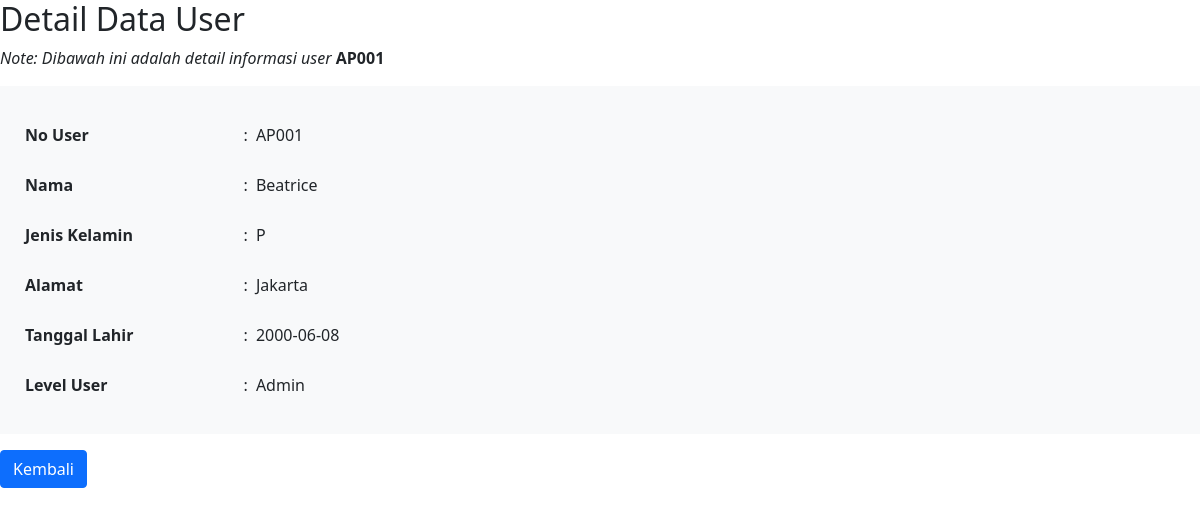
The page /perpus/member/detail-member.php?no_user=AP001 on the database its author committed.
### tables this page shows
CREATE TABLE `user` (
  `no_user` varchar(5) NOT NULL,
  `nama` varchar(50) NOT NULL,
  `jk_user` char(1) NOT NULL,
  `alamat_user` text NOT NULL,
  `tgl_lahir` date NOT NULL,
  `username` varchar(50) NOT NULL,
  `password` varchar(50) NOT NULL,
  `level` enum('Admin','User','Kepala Perpus') NOT NULL
);

### perpus/member/detail-member.php (the view, shortened to what this page needs)
<?php
if(isset($_GET['no_user'])){
    $no_user    =$_GET['no_user'];
}
else {
    die ("Error. No ID Selected!");
}
    include "./koneksi.php";
    $query    =mysqli_query($koneksi, "SELECT * FROM user WHERE no_user='$no_user'");
    $result    =mysqli_fetch_array($query);
?>
<!DOCTYPE html>
<html lang="en">
<head>
    <link href="https://cdn.jsdelivr.net/npm/bootstrap@5.0.0/dist/css/bootstrap.min.css" rel="stylesheet">
</head>
</head>
<body>
    <h2>Detail Data User</h2>
    <p><i>Note: Dibawah ini adalah detail informasi user</i> <b><?php echo $no_user?></b></p>
    <div class="bg-light p-4">
        <table width="400px" height="300px">
            <tr>
                <td><strong>No User</strong></td>
                <td>:</td>
                <td><?php echo $result['no_user']?></td>
            </tr>
            <tr>
                <td><strong>Nama</strong></td>
                <td>:</td>
                <td><?php echo $result['nama']?></td>
            </tr>
            <tr>
                <td><strong>Jenis Kelamin</strong></td>
                <td>:</td>
                <td><?php echo $result['jk_user']?></td>
            </tr>
            <tr>
                <td><strong>Alamat</strong></td>
                <td>:</td>
                <td><?php echo $result['alamat_user']?></td>
            </tr>
            <tr>
                <td><strong>Tanggal Lahir</strong></td>
                <td>:</td>
                <td><?php echo $result['tgl_lahir']?></td>
            </tr>
            <tr>
                <td><strong>Level User</strong></td>
                <td>:</td>
                <td><?php echo $result['level']?></td>
            </tr>
        </table>
    </div>
    <div class="mt-3">
        <a href="index.php?menu=lihat-member" class="btn btn-primary">Kembali</a>
    </div>
</body>
</html>

### rows shown on the page
user: no_user "AP001", nama "Beatrice", jk_user "P", alamat_user "Jakarta", tgl_lahir "2000-06-08", level "Admin"

### other values the page prints
$no_user "AP001"
